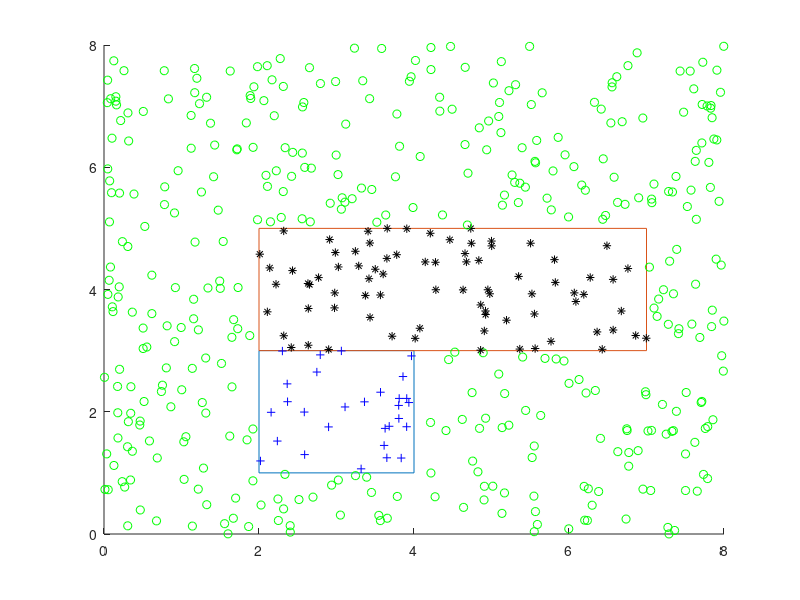
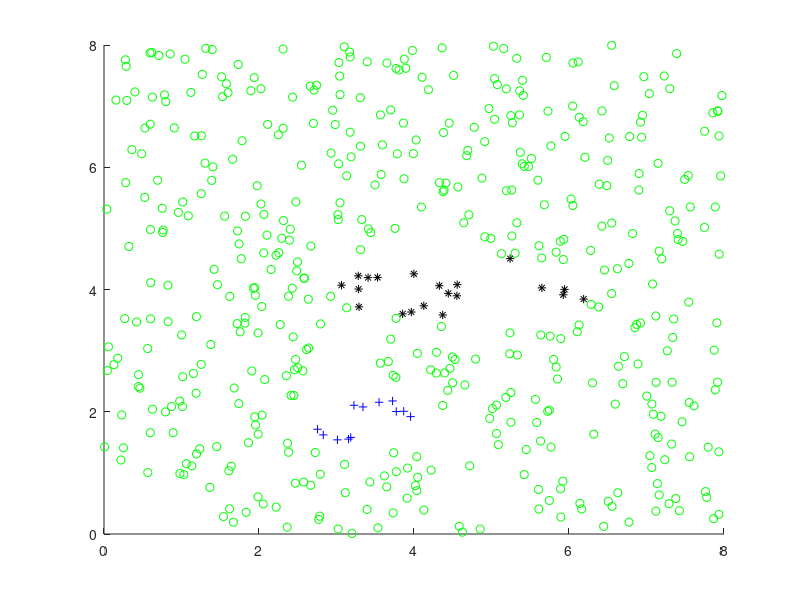

These charts were generated, in order, by the following MATLAB code:
clc; close all; clear all;

% coordinates of the rectangle C1
xa=2; xb=4; ya=1; yb=3;     
% coordinates of the rectangle C2
xa2=2; xb2=7; ya2=3; yb2=5;
hold on; 
% draw rectangle C1
plot([xa xb xb xa xa],[ya ya yb yb ya],'-');
% draw rectangle C2
plot([xa2 xb2 xb2 xa2 xa2],[ya2 ya2 yb2 yb2 ya2],'-');

% generate positive and negative examples
% no of data points
N=500;
% store coordinates for each point
ds=zeros(N,2); 
% store our labels
ls=zeros(N,1);

% create N random variables and generate population
for i=1:N

x=rand(1,1)*8; 
y=rand(1,1)*8;
ds(i,1)=x; 
ds(i,2)=y;
% +ve if falls in the rectangle, -ve otherwise
% within the bounds of rectangle 1
if ((x > xa) && (y > ya) && (y < yb) && ( x < xb)) 
    ls(i)=1;
    plot(x,y,'b+'); 
% within the bounds of rectangle 2
elseif ((x > xa2) && (y > ya2) && (y < yb2) && ( x < xb2)) 
    ls(i)=2; 
    plot(x,y,'k*');
% not within either rectangle (does not belong to a class)
else
    ls(i)=0;
    plot(x,y,'go'); 
end;
end;

hold off;
% get the indices for each class
i0 = find(ls==0);
i1 = find(ls==1);
i2 = find(ls==2);
% calculate the prior for each class: P(Ci)
prior0 = length(i0)/N;
prior1 = length(i1)/N;
prior2 = length(i2)/N;
% get the [x,y] coordinates for each point in the corresponding class
x0 = ds(i0,1);
y0 = ds(i0,2);
x1 = ds(i1,1);
y1 = ds(i1,2);
x2 = ds(i2,1);
y2 = ds(i2,2);
% calculate the mean of each class
m0 = mean([x0 y0]);
m1 = mean([x1 y1]);
m2 = mean([x2 y2]);
% calculate the covariance of each class
c0 = cov([x0 y0]);
c1 = cov([x1 y1]);
c2 = cov([x2 y2]);

figure(2)
hold on

% create new population. this time we will use multivarian distribution to
% figure out which class each point belongs to
for i=1:N
x=rand(1,1)*8; 
y=rand(1,1)*8;
% within the bounds of rectangle 1
if (mvnpdf([x y],m1,c1)*prior1 >= mvnpdf([x y],m2,c2)*prior2 && mvnpdf([x y],m1,c1)*prior1 >= mvnpdf([x y],m0,c0)*prior0)
    plot(x,y,'b+'); 
% within the bounds of rectangle 2
elseif (mvnpdf([x y],m2,c2)*prior2 >= mvnpdf([x y],m1,c1)*prior1 && mvnpdf([x y],m2,c2)*prior2 >= mvnpdf([x y],m0,c0)*prior0) 
    plot(x,y,'k*');
% not within either rectangle (does not belong to a class)
else
    plot(x,y,'go'); 
end;
end;

hold off
